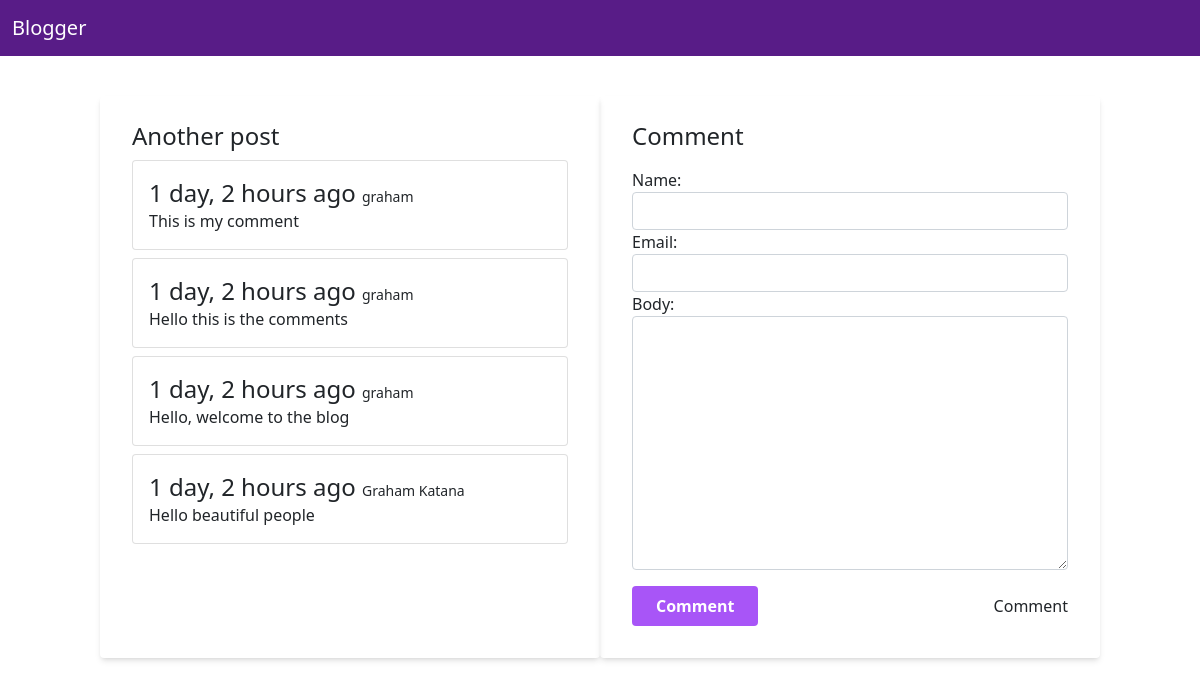
The app's page /posts/another-post with its own data.
### post/models.py (models this page shows, shortened)
class Post(models.Model):
    title = models.CharField(max_length=45)
    slug = models.SlugField()
    intro= models.TextField()
    body = models.TextField()
    image = models.ImageField(upload_to='uploads/',blank=True,null=True)
    user = models.ForeignKey(User,related_name="posts",on_delete=models.CASCADE,null=True)
    created_at = models.DateTimeField(auto_now_add=True)
    class Meta:
        ordering = ('-created_at',)

class Comment(models.Model):
    post = models.ForeignKey(Post,related_name='comments',on_delete=models.CASCADE)
    name = models.CharField(max_length=200)
    email = models.EmailField()
    body = models.TextField()
    user = models.ForeignKey(User,related_name="comments",on_delete=models.CASCADE,null=True)
    created_at = models.DateTimeField(auto_now_add=True)

### post/views.py (the view)
# urls.py: path('<slug:slug>',show,name="show.post"),
def show(request,slug):
    data = get_object_or_404(Post,slug=slug)
    if request.method == 'POST':
        form = CommentForm(request.POST)
        if form.is_valid():
            comment = form.save(commit=False)
            comment.post = data
            comment.save()
            return redirect('show.post',slug=slug)
    else:
        form = CommentForm()
    context = {'data':data,'form':form}
    return render(request,template_name='show.html',context=context)

### post/forms.py
class CommentForm(forms.ModelForm):
    class Meta:
        model = Comment
        fields = ('name','email','body')
        widgets = {
            'name':forms.TextInput(attrs={'class':'form-control'}),
            'email':forms.EmailInput(attrs={'class':'form-control'}),
            'body':forms.Textarea(attrs={'class':'form-control'}),
        }

### post/templates/show.html (shortened to what this page needs)
{% extends 'layouts/base.html' %}
{% block content %}
<div class="container">
<div class="row mt-10">
<div class="col-md-6 bg-white shadow-md rounded px-8 pt-6 pb-8 mb-4">
<div class="w-full">
<h2 class="text-2xl">{{data.title}}</h2>
{%for comment in data.comments.all%}
<div class="card mt-2 mb-2">
  <div class="card-body">
  <h2 class="text-2xl">{{comment.created_at|timesince}} ago <span class="text-sm">{{comment.name}}</span></h2>
    {{comment.body}}
  </div>
</div>
{%endfor%}
</div>
</div>
<div class="col-md-6 bg-gray shadow-md rounded px-8 pt-6 pb-8 mb-4">
<div class="w-full">
<form class="" method="POST">
 <h2 class="text-2xl mb-3">Comment</h2>
{{form.as_p}}
   <div class="flex items-center justify-between mt-3">
   <input type="submit" value="Comment" class="bg-purple-500 hover:bg-blue-700 text-white font-bold py-2 px-4 rounded focus:outline-none focus:shadow-outline"/>
      <button  type="button">
        Comment
      </button>
    </div>
</form>
</div>
</div>
</div>
</div>
{% endblock%}

### records on screen
Post: title "Another post"
Comment: created_at "1 day, 2 hours", name "graham", body "This is my comment"
Comment: created_at "1 day, 2 hours", name "graham", body "Hello this is the comments"
Comment: created_at "1 day, 2 hours", name "graham", body "Hello, welcome to the blog"
Comment: created_at "1 day, 2 hours", name "Graham Katana", body "Hello beautiful people"
